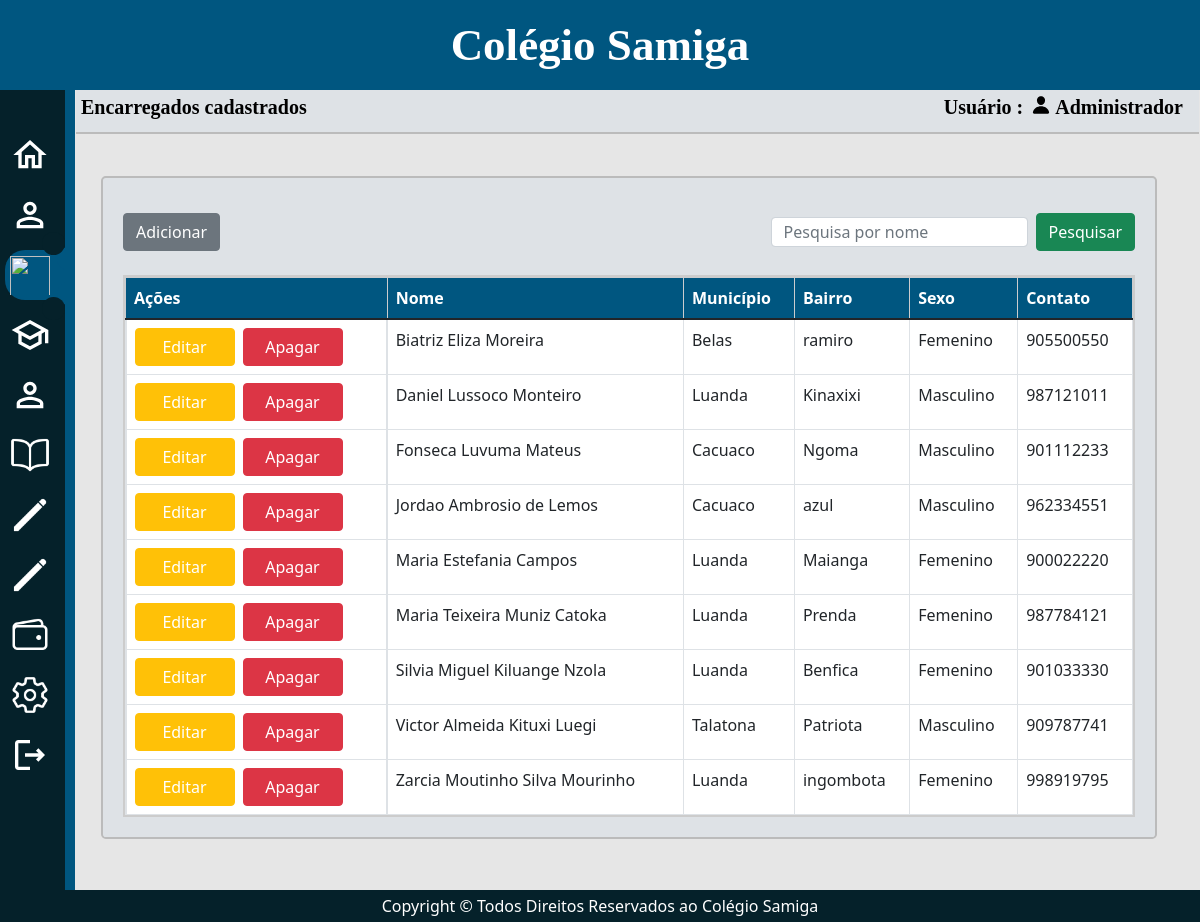
Screenshot of /menu-encarregados.php (signed in) with the database file from the repository.
### tables this page shows
CREATE TABLE `sg_encarregado` (
  `id_e` int NOT NULL AUTO_INCREMENT,
  `idUsuario` int DEFAULT NULL,
  `nome_e` varchar(45) DEFAULT NULL,
  `sexo_e` varchar(12) DEFAULT NULL,
  `municipio_e` varchar(20) DEFAULT NULL,
  `bairro_e` varchar(20) DEFAULT NULL,
  `nascimento_e` date DEFAULT NULL,
  `contato_e` varchar(20) DEFAULT NULL,
  `numeroBI_e` varchar(20) DEFAULT NULL,
  `view` tinyint(1) DEFAULT NULL,
  `dataCadastro_e` datetime DEFAULT NULL,
  `dataModificacao_e` datetime DEFAULT NULL,
  PRIMARY KEY (`id_e`),
  KEY `fk_usuario_e_idx` (`idUsuario`),
  CONSTRAINT `fk_usuario_e` FOREIGN KEY (`idUsuario`) REFERENCES `sg_usuarios` (`id_u`)
);

### menu-encarregados.php (the view, shortened to what this page needs)
<?php
require_once "conexao.php";
    $sql_encarregado = "SELECT * FROM sg_encarregado WHERE view = '1' ORDER BY nome_e";
    $res_encarregado = mysqli_query($conexao,$sql_encarregado);
?>
<!DOCTYPE html>
<html>
<head>
<?php require_once "head.php";  ?>
</head>
<body>
  <div class="divsuperior">
    <h1>Colégio Samiga</h1>
    </div>
  <div class="divsuperior2">
    <div class="divflex">
    <div>
      <h5>Encarregados cadastrados</h5>
    </div>
    <div class="d-flex">
      <h5 class="me-2">Usuário :</h5>
      <img class="me-1" src="img/person.svg" id="IMG">
      <h5 class="me-3">Administrador</h5>
    </div>
    </div>
  </div>
<div class="navegacao">
<ul>
  <li class="list">
    <a href="menu-home.php">
      <span class="icon"><img src="img/home_white_24dp.svg"></span>
      <span class="title">HOME</span>
    </a>
  </li>
  <li class="list">
    <a href="menu-professores.php">
      <span class="icon"><img src="img/perm_identity_white_24dp.svg"></span>
      <span class="title">Professores</span>
    </a>
  </li>
  <li class="list active">
    <a href="menu-Encarregados.php">
      <span class="icon"><img src="img/escalator_warning_white_24dp.svg"></span>
      <span class="title">Encarregados</span>
    </a>
  </li>
  <li class="list">
    <a href="menu-alunos.php">
      <span class="icon"><img src="img/school_white_24dp.svg"></span>
      <span class="title">Alunos</span>
    </a>
  </li>
  <li class="list">
    <a href="menu-usuarios.php">
      <span class="icon"><img src="img/perm_identity_white_24dp.svg"></span>
      <span class="title">Usuarios</span>
    </a>
  </li>
  <li class="list">
    <a href="menu-disciplinas.php">
      <span class="icon"><img src="img/livro.png"></span>
      <span class="title">Disciplinas</span>
    </a>
  </li>
  <li class="list">
    <a href="menu-turmas.php">
      <span class="icon"><img src="img/edit.png"></span>
      <span class="title">Turmas</span>
    </a>
  </li>
  <li class="list">
    <a href="menu-classes.php">
      <span class="icon"><img src="img/edit.png"></span>
      <span class="title">Classes</span>
    </a>
  </li>
  <li class="list">
     <a href="menu-gerenciar.php">
      <span class="icon"><img src="img/gerenciar.png"></span>
      <span class="title">Gerenciamento</span>
    </a>
  </li>
  <li class="list">
     <a href="menu-configurar.php">
      <span class="icon"><img src="img/settings.png"></span>
      <span class="title">Alterar-senha</span>
    </a>
  </li>
  <li class="list">
    <a href="logoult.php">
      <span class="icon"><img src="img/logout_white_24dp.svg"></span>
      <span class="title">Sair</span>
    </a>
  </li>
</ul>
</div>
<div class="rounded-3" id="divm">
<div id="divflex">
    <a href="encarregado-cadastro.php" type="button" id="adicionar" class="btn btn-secondary">Adicionar</a>
<form action="" method="post">
  <div id="btn-pesquisar">
    <input type="text" class="form-control me-2" name="txtpesquisar" placeholder="Pesquisa por nome"><button id="btn-p" type="submit" class="btn btn-success" name="btn-pesquisa">Pesquisar</button>
  </div>
</form>
</div>
<div class="table-responsive" id="tabdados">
<table class="table table-hover table-bordered" id="table">
  <thead class="table-secondary" id="theader">
    <tr>
      <th scope="col">Ações</th>
      <th scope="col">Nome</th>
      <th scope="col">Município</th>
      <th scope="col">Bairro</th>
      <th scope="col">Sexo</th>
      <th scope="col">Contato</th>
    </tr>
  </thead>
  <tbody>
      <?php
       if(mysqli_num_rows($res_encarregado) > 0){
       while($l_encarregado = mysqli_fetch_assoc($res_encarregado)) {
        ?>
     <tr id="tr">
      <td id="editar">
         <form action="encarregado-editar.php" method="post">
          <button id="editar1" type="submit" class="btn btn-warning">Editar</button>
        </form>
          <button id="editar2" type="button" data-bs-target="#apagar<?php echo $l_encarregado['id_e']; ?>" data-bs-toggle="modal" class="btn btn-danger">Apagar</button>
      </td>
      <td><?php echo $l_encarregado['nome_e']; ?></td>
      <td><?php echo $l_encarregado['municipio_e']; ?></td>
      <td><?php echo $l_encarregado['bairro_e']; ?></td>
      <td><?php echo $l_encarregado['sexo_e']; ?></td>
      <td><?php echo $l_encarregado['contato_e']; ?></td>
    </tr>
  <?php } ?>
  </tbody>
</table>
<?php
 }
?>
</div>
</div>
<?php require_once "footer.php";  ?>
</body>
</html>

### css/estilo.css (style rules this page uses)
* { margin:0; padding: 0; box-sizing:border-box; }
img { width:100%; height:100%; }
#IMG { width:20px; height:20px; }
body { background-color:rgb(230,230,230); }
.divsuperior { background-color: rgb(0,86,128); width: 100%; height: 90px; margin:0; }
.divsuperior h1 { text-align: center; line-height: 90px; font-size: 45px; font-weight:bold; color: #fff; font-family:Bahnschrift Light; }
.divsuperior2 { position: absolute; top: 90px; left: 76px; background-color: #dee2e6; width: calc(100% - 77px); padding: 5px 0px 5px 5px; border-bottom: 2px solid #bbb; }
.divflex { position: relative; display: flex; justify-content: space-between; }
.divsuperior2 h5 { font-weight: bold; font-size: 20px; font-family:Bahnschrift Light; color: #000; }
.navegacao { display: block; float: left; height: 800px; position:relative; background-color:#05212A; width: 65px; box-shadow: 10px 0 0 rgb(0,86,128); overflow-x:hidden; transition:0.3s; z-index: 10; }
.navegacao ul { position:absolute; top:0; left:0; width:100%; margin:0; padding:40px 0px 0px 5px; }
.navegacao ul li { position:relative; width:100%; list-style:none; border-radius: 20px 0px 0px 20px; padding: 5px; }
.navegacao ul li a { display: flex; position:relative; width:100%; text-decoration:none; color:#fff; }
.navegacao ul li a .icon { position:relative; display: block; min-width:40px; height:40px; text-align:center; line-height:70px; }
.navegacao ul li a .icon img { position:relative; display: block; font-size:1rem; }
.navegacao ul li a .title { position:relative; display:block; padding-left:17px; height:40px; line-height:40px; white-space: nowrap; }
.navegacao ul li.list { margin-bottom:10px; }
.navegacao ul li.active { background-color:rgb(0,86,128); }
.navegacao ul li.active a::before { content: ''; position:absolute; top:-23px; right:-5px; width:23px; height:23px; background-color: #05212a; border-radius:50%; box-shadow: 15px 15px 0px rgb(0,86,128); }
.navegacao ul li.active a::after { content: ''; position:absolute; bottom:-25px; right:-5px; width:23px; height:23px; background-color: #05212a; border-radius:50%; box-shadow: 15px -15px 0px rgb(0,86,128); }
#table { margin: 0px; }
#divm { position: absolute; top: calc(5% + 100px); left: calc(3% + 65px); padding: 20px; margin:30px 0px; background-color: #dee2e6; width: 88%; border:2px solid #bbb; }
#theader { position: sticky; top: 0; left: 0; }
#theader tr th { background-color: rgb(0,86,128); color: white; }
#divm tbody { background-color: #fff; }
#editar { display: flex; gap:0px 8px; color: #fff; }
#editar1,#editar2 { width: 100px; color: white; }
#tabdados { border:2px solid #ccc; max-height: 542px; }
#divflex { display: flex; justify-content: space-between; margin:15px 0px 24px 0px; }
#btn-pesquisar { display: flex; align-items: center; }
#btn-pesquisar input { height: 30px; }

### rows the page displays
sg_encarregado: nome_e "Biatriz Eliza Moreira", municipio_e "Belas", bairro_e "ramiro", sexo_e "Femenino", contato_e "905500550"
sg_encarregado: nome_e "Daniel Lussoco Monteiro", municipio_e "Luanda", bairro_e "Kinaxixi", sexo_e "Masculino", contato_e "987121011"
sg_encarregado: nome_e "Fonseca Luvuma Mateus", municipio_e "Cacuaco", bairro_e "Ngoma", sexo_e "Masculino", contato_e "901112233"
sg_encarregado: nome_e "Jordao Ambrosio de Lemos", municipio_e "Cacuaco", bairro_e "azul", sexo_e "Masculino", contato_e "962334551"
sg_encarregado: nome_e "Maria Estefania Campos", municipio_e "Luanda", bairro_e "Maianga", sexo_e "Femenino", contato_e "900022220"
sg_encarregado: nome_e "Maria Teixeira Muniz Catoka", municipio_e "Luanda", bairro_e "Prenda", sexo_e "Femenino", contato_e "987784121"
sg_encarregado: nome_e "Silvia Miguel Kiluange Nzola", municipio_e "Luanda", bairro_e "Benfica", sexo_e "Femenino", contato_e "901033330"
sg_encarregado: nome_e "Victor Almeida Kituxi Luegi", municipio_e "Talatona", bairro_e "Patriota", sexo_e "Masculino", contato_e "909787741"
sg_encarregado: nome_e "Zarcia Moutinho Silva Mourinho", municipio_e "Luanda", bairro_e "ingombota", sexo_e "Femenino", contato_e "998919795"
